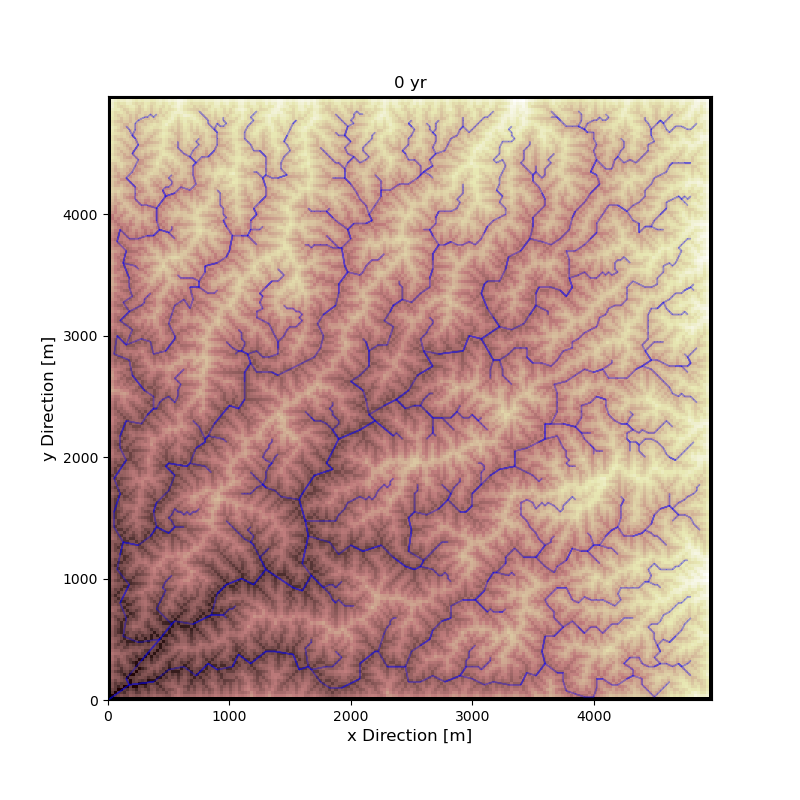
#> input picture simul/topo_imgs/simul_00000.png, 800 x 800 px; its folder holds only this picture in this run
$ jupyter execute --allow-errors fires_sediment.ipynb   (shell and % lines are left out)
#> lines starting #> are read from the running program, lines starting #| are printed output that depends on the picture
# *Including wildfires in a landscape evolution model*
### --Nishani Moragoda, Kevin Pierce, Laurent Roberge--

<center> The 2020 Calwood fire in the Boulder, Colorado foothills </center>

___
___

## Introduction

Wildfires are a major form of disturbance occurring in forested landscapes. Studies demonstrate that the areas burned by wildfires have increased in the recent past and this trend is expected to continue in the 21st century, particularly due to the warming climate. Wildfires alter the hydrologic and geomorphic processes in the burned landscape, which has implications for water quality and aquatic ecosystems.

Burned areas are more prone to soil erosion due to the loss of protective ground cover and vegetation that leaves soil exposed for erosion by subsequent rainfall. Increased rates of overland flow resulting from a combination of surface sealing, reduced infiltration through the development of hydrophobic soil layers, and reduced surface roughness also contribute to enhanced susceptibility to erosion. Fires can increase the delivery of sediment, along with particulate nutrients and contaminants, into river channels. In some instances, a large proportion of the total long-term sediment supply to rivers can be linked to post-fire erosion. Therefore, understanding how changing frequency, extent, and magnitude of wildfires will affect the fluvial sediment fluxes is vitally important to landscape and ecological problems.

In this lab, we will explore the sediment flux response to stochastic wildfires that increase soil erodibility, and its impacts on the evolution of the landscape.

## Model information

### Fastscape Eroder

The **Fastscape Eroder** is an efficient fluvial incision model that uses the Braun-Willett approach to solving the stream power equation:

\begin{equation}
\frac{d z}{d t} = -KA^{m}S^{n} + U
\end{equation}

Where $dz/dt$ is the rate of change of elevation, $K$ is the erodibility coefficient, $A$ is the upstream drainage area, $S$ is channel slope, and $m$ and $n$ are empirical exponents. $U$ is uplift.

This stream power equation is a typical equation used to generate fluvial networks in landscape evolution models. Solving this equation for every point in the landscape generates a steadily eroding bedrock surface. Although this equation is efficient to compute, it does not allow for deposition of sediment, which means that all sediment eroded from the landscape is immediately transported through the watershed outlet.

More details about the **Fastscape Eroder** component in Landlab can be found here:

https://landlab.readthedocs.io/en/master/reference/components/stream_power.html

And Braun & Willett’s 2013 paper is here:

Braun, J., Willett, S. (2013). A very efficient O(n), implicit and parallel method to solve the stream power equation governing fluvial incision and landscape evolution. Geomorphology 180-181(C), 170-179. https://dx.doi.org/10.1016/j.geomorph.2012.10.008

### SPACE (Stream Power with Alluvium Conservation and Entrainment):

The **SPACE** component is another model that simulates fluvial processes. Although it is also built on the stream power equation, in contrast to the **Fastscape Eroder** it not only tracks erosion of bedrock, but also entrainment and deposition of sediment on top of the bedrock. The downside is that it takes much longer to solve the more complicated algorithm. Because of this, we will first run the **Fastscape Eroder** to imprint a fluvial network into the grid and then we will switch over to the **SPACE** model to track sediment fluxes as fires affect the landscape.

More details about the **SPACE** component in Landlab can be found here:

https://landlab.readthedocs.io/en/master/reference/components/space.html

And the Shobe et al. (2017) paper is here:

Shobe, C. M., Tucker, G. E., and Barnhart, K. R.: The SPACE 1.0 model: a Landlab component for 2-D calculation of sediment transport, bedrock erosion, and landscape evolution, Geosci. Model Dev., 10, 4577-4604, https://doi.org/10.5194/gmd-10-4577-2017, 2017.

### Additional Landlab components:

We also need the **FlowAccumulator** and **DepressionFinderAndRouter** components. These calculate the routing of flow across the grid and deal depressions/lakes in the landscape. More info can be found here:

https://landlab.readthedocs.io/en/master/reference/components/flow_accum.html

https://landlab.readthedocs.io/en/master/reference/components/flow_routing.html

### New tools to evaluate wildfire impacts:

We also developed several new Python modules to analyze wildfires.
The **Burner** generates stochastic wildfires that burn parts of the landscape, the **Erodibility Stepper** changes the soil erodibility a fire has occurred, and the **Fireplotter** allows us to visualize a simulated landscape with burned areas. These components will be described in more detail as they show up in the notebook.

#### Description of the Burner
Wilfires are produced in the Burner with perfectly random locations. Their magnitudes and frequencies of occurrence are described as independent random variables, given by the joint distribution
$$ f(s,t) = \lambda k e^{-k t - \lambda s} $$
Here, $s$ is the areal extent of a given fire and $t$ is the time at which it occurs. The average fire size is $1/\lambda$, while the average time between fires is $1/k$.

#### Description of the Erodibility Stepper
The impact of fires on hillslope erosion is represented by an erodibility increase in burned areas. If the baseline erodibility in the absence of fire is $K_0$, the erodibility immediately after a fire is given as
$$ K_s(t) = K_0 + (1-e^{-t/\tau})K_b$$
Here, $K_b$ is the erodibility "boost" following fire, and $\tau$ is the timescale over which the erodiblity returns to its baseline $K_0$. This timescale will be related to the period of vegetation re-establishment.
The Erodibility Stepper computes this erodibility evolution as wildfires occur.

___
___

# Simulation of wildfire impacts
### Import statements

First, we import the necessary libraries and components.

[cell 1]
import os
import time
import imageio
import numpy as np
import matplotlib.pyplot as plt
from firemodel import *
from fireplotter import fireplot,fluxyplot
from create_network import create_network_from_raster
from landlab.io.netcdf import (write_netcdf, read_netcdf)
from landlab import (RasterModelGrid, imshow_grid)
from landlab.plot import graph
from landlab.components import (DepressionFinderAndRouter,
                                FastscapeEroder,
                                FlowAccumulator,
                                Space,
                                ChannelProfiler)

# Here figures are made larger and matplotlib warnings are suppressed for presentation purposes
plt.rcParams['figure.figsize'] = [10, 10]
import warnings
import matplotlib.cbook
#> (the rest of this cell did not finish here and is left out)

### Set some parameters

Here, we set the parameters we'll need for the rest of the lab.

There will be an opportunity to change the burn frequency and explore its effects later.

[cell 2]
# Saving outputs
printit = True        # be verbose with printing output our not?
save_dir = './simul/' # directory in which to save outputs
# if save directory does not exist and you are to save, make save_dir.
if not os.path.isdir(save_dir):
    os.mkdir(save_dir)

# Grid parameters
dx = 100              # distance between each node (m)
np.random.seed(5000) #5000  # reproducible random seed to add initial topographic roughness
grid_dim = (50,50)    # number of nodes along each axis (x,y)

# Alternate grid parameters
# These provide finer resolution at the cost of much larger runtime.
#dx = 25              # distance between each node (m)
#np.random.seed(5000) #5000  # reproducible random seed to add initial topographic roughness
#grid_dim = (200,200)    # number of nodes along each axis (x,y)

# Timesteps, runtime, and uplift rate for Fastscape imprint time window
dt_fs = 1000                # timestep in years
runtime_fs = 2000000        # length of the simulation in years
ndt_fs = runtime_fs//dt_fs  # number of timesteps
U_fs = 0.002                # Uplift rate in m/yr

# Timesteps, runtime, and uplift rate for SPACE wildfire simulation time window
dt_sp = 1                   # timestep in years
runtime_sp = 1000           # length of the simulation in years
ndt_sp = runtime_sp//dt_sp  # number of timesteps
U_sp = 0.002                # Uplift rate in m/yr

# Fastscape Eroder parameters
K_sp=0.00001          # erodibility coefficient
m_sp=0.5              # Drainage area exponent
n_sp=1                # Slope exponent

# SPACE parameters (we will use the same K, m, and n as above)
K_sed0 = 0.00001        # Baseline soil erodiblity
K_br = 0.00001          # Bedrock erodibility coefficient
F_f = 0                 # The fraction of fine sediment that becomes suspended as washload
phi = 0                 # Sediment porosity
H_star = 1.             # Bedrock roughness scale
v_s = 0.001             # Settling length scale for entrained sediment to travel before depositing
sp_crit_sed = 0         # Critical stream power threshold required to entrain sediment
sp_crit_br = 0          # Critical stream power threshold required to erode bedrock

# Erodibility stepper
decay_time = dt_sp*15    # time it takes the erodibility perturbutions to decay

# Burner
R_fire_mean = grid_dim[0]*dx/10    # Mean fire radius in m. 1/20 the size of the grid.
fire_freq = 1/(30*dt_sp)          # Fire frequency in #/yr. This is one every 10
K_sed_boost = 5*K_sed0           # The increase in sediment erodibility due to fire

### Instantiate the model grid
Here, we instantiate a 50x50 node model grid (5000x5000 m). The bottom left corner is the watershed outlet, so we set it to an open boundary condition to allow flux out. All other boundary nodes are closed. The initial topography is tilted downwards from the upper right towards the outlet and has random roughness to make it look more natural.

#> (a cell that did not finish here is left out)

### Instantiate the model components for imprinting the initial landscape

Here we instantiate the **Fastscape Eroder**, **Flow Router**, and **Depression Finder**.

#> (a cell that did not finish here is left out)

### Imprint an initial drainage network
We use the **Fastscape eroder** to "burn in" (no pun intended...) an initial drainage network since the algorithm is much faster than **SPACE**. The algorithm calculates quickly across the grid and is also stable at long timesteps. We are able to use 1000-year timesteps here, compared to a maximum of about 10 years for **SPACE**.

We iterate the **Fastscape eroder** through a time loop to evolve the landscape to a steady state before adding soil to set up the conditions for the **SPACE** model.

[cell 5]
# Create empty array to fill with sediment flux and time values
sedflux = np.zeros(ndt_fs)
t_sedflux = np.zeros(ndt_fs)

# Time loop running the fastscape eroder
#> (the rest of this cell did not finish here and is left out)

### Plot sediment flux at the outlet
At steady state, the rate of erosion throughout the landscape matches the rate of uplift, so the sediment flux at the outlet of the watershed is stable through time. Note how sediment flux increases early on when the landscape is adjusting and then since becomes steady after about 1.5 million years.

[cell 6]
# Plot sediment flux timeseries
plt.plot(t_sedflux/1000, sedflux, color='black', lw=2)
plt.xlabel('Time [$kyr$]',fontsize=12)
plt.ylabel('Sediment yield at outlet [$m^3$/yr]', fontsize=12)
plt.title('Sediment yield timeseries', fontsize=12)
fig = plt.gcf()
fig.set_size_inches(10,6)
fig.patch.set_facecolor('white')

plt.show()
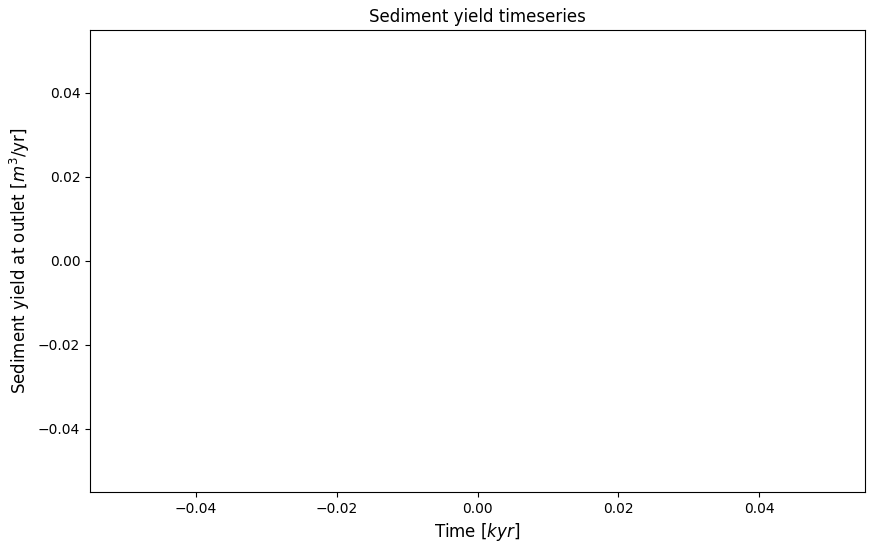
#> figure drawn by matplotlib, 1 panel

### Instantiate the components for exploring the effects of fire
Here, we instantiate **SPACE**, **Erodibility Stepper**, and **Burner**. We also add a layer of soil to the grid. Remember that the **Fastscape Eroder** acts only on bedrock, but **SPACE** acts on sediment as well. The **Burner** will generate a fire, then the **Erodibility Stepper** will increase the erodibility of the soil in the burned area and slowly return the erodibility back to “normal”.

#> (a cell that did not finish here is left out)

### Run the landscape evolution model
Now we iterate the three newly instantiated models through a time loop. This time around, since the erodibility is changing through time due to fires, what do you think the sediment flux timeseries will look like?

[cell 8]
start_time = time.time() # for the purposes of tracking the runtime of the simulation loop

sedflux = np.empty(shape=ndt_sp) # empty array to be filled with values of the sediment flux.
t_sedflux = np.empty(shape=ndt_sp) # empty array to be filled with times at which the flux is recorded.

#> (the rest of this cell did not finish here and is left out)

### Compare the sediment transport rate at the basin outlet to the  wildfire occurrence
Now we visualize the sediment transport rate at the basin outlet and compare that to the wildfire size and timing in the basin.

[cell 9]
fig, (ax1, ax2) = plt.subplots(2,1, sharex=True) # initialize a two-panel plot
# the upper panel is the flux scaled against its mean versus time
ax1.plot(t_sedflux, sedflux/np.mean(sedflux), lw=2, color='black')
# the lower panel is a bar chart indicating the areas of fires on the y axis and their timing on the x axis
# notice that the burner object records the times when fires occurred and how large they were.
#> (the rest of this cell did not finish here and is left out)

### Visualize fire occurrence and landscape evolution
Here we use a custom plotting function to view fires occuring as the landscape evolves. This function simply plots the landscape as before, but with a grey colormap where the landscape is burned.

### A video to show the landscape and fire evolution

[cell 10]
# make the frames of the movie

base = save_dir
img_save = save_dir+'topo_imgs/' # the directory to save images of the movie
if not os.path.isdir(img_save):
    os.mkdir(img_save)

files = sorted(os.listdir(base))
ks_files = [f for f in files if f[-3:] == 'npy']
mg_files = [f for f in files if f[-2:] == 'nc']

for f1,f2 in zip(ks_files,mg_files):
    f1p=base+f1
    f2=base+f2
    K_sed = np.load(f1p)
    mg = read_netcdf(f2)
    # there is a need to change the datatype here. this is a bug in the network identification code.
    mg.at_node['flow__link_to_receiver_node']= [int(x) for x in mg.at_node['flow__link_to_receiver_node']]
    mg.at_node['flow__receiver_node']= [int(x) for x in mg.at_node['flow__receiver_node']]

    nmg = create_network_from_raster(mg,
                                     method='variable',
                                     n_widths=2*dx,
                                     min_channel_thresh=20000,
                                     fields=['drainage_area', 'topographic__elevation'],
                                     )
    fireplot(mg, nmg, K_sed, K_sed_boost, K_sed0)
    #graph.plot_links(nmg, with_id=False)
    savename = img_save + f1[:-3]+'png'
    t = int(f1.split('.')[0].split('_')[1])*dt_sp # get the time
    plt.title('{} yr'.format(t),fontsize=12)
    plt.xlabel('x Direction [m]',fontsize=12)
    plt.ylabel('y Direction [m]',fontsize=12)
    plt.savefig(savename, dpi=100)
    clear_output(wait=True)
    plt.show()
#> further down, im is the input picture: shape (800, 800, 4); mean R, G, B, A 213, 190.2, 184.4, 255

[cell 11]
# Make movie
files = sorted(os.listdir(img_save))

#> (the rest of this cell did not finish here and is left out)
